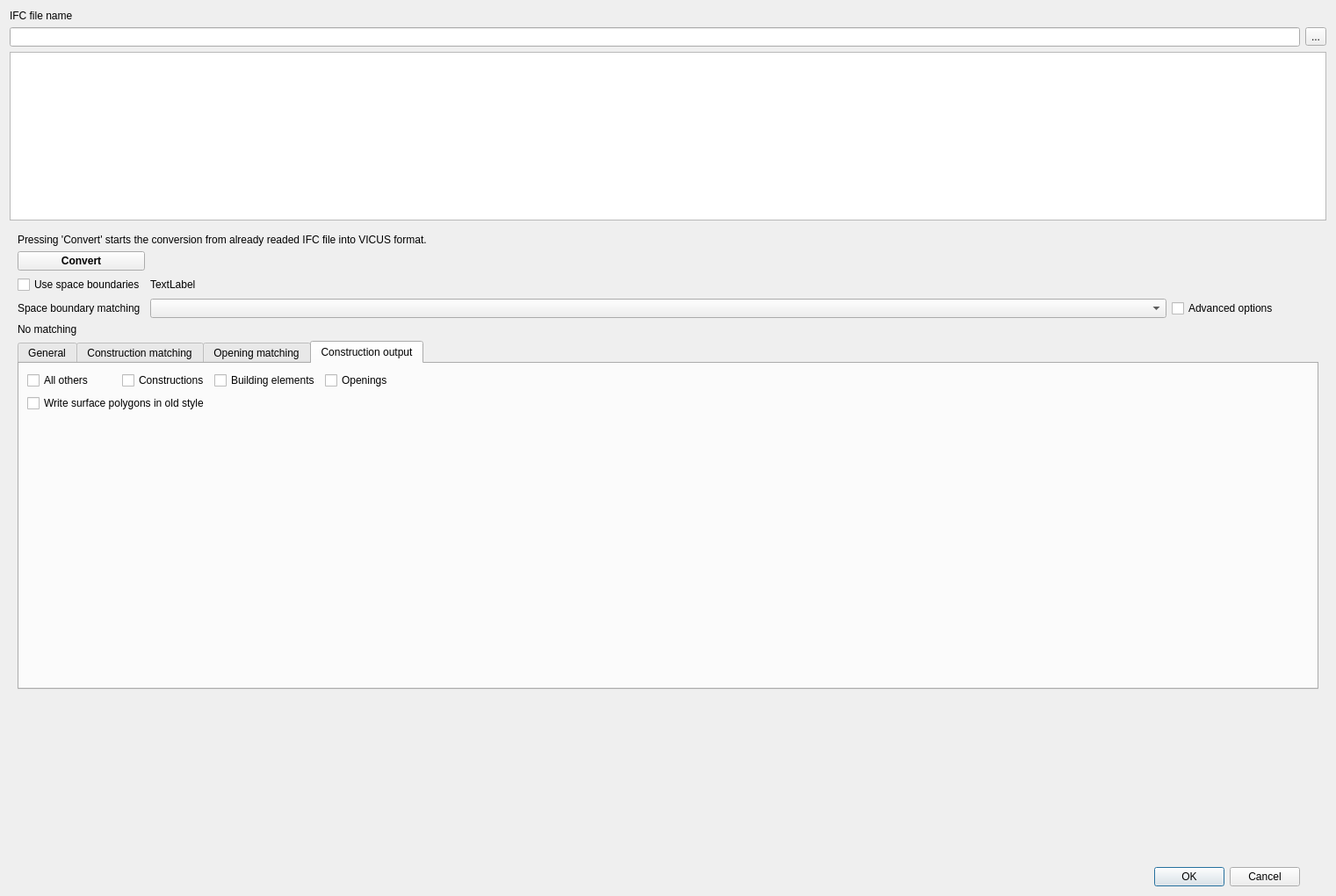
<?xml version="1.0" encoding="UTF-8"?>
<ui version="4.0">
 <class>ImportIFCDialog</class>
 <widget class="QDialog" name="ImportIFCDialog">
  <property name="geometry">
   <rect>
    <x>0</x>
    <y>0</y>
    <width>1521</width>
    <height>1020</height>
   </rect>
  </property>
  <property name="windowTitle">
   <string>IFC Import</string>
  </property>
  <layout class="QGridLayout" name="gridLayout_2" rowstretch="0,0,0,1,0,0">
   <item row="1" column="1">
    <widget class="QToolButton" name="toolButtonOpenIFCFile">
     <property name="text">
      <string>...</string>
     </property>
    </widget>
   </item>
   <item row="0" column="0">
    <widget class="QLabel" name="label">
     <property name="text">
      <string>IFC file name</string>
     </property>
    </widget>
   </item>
   <item row="3" column="0" colspan="2">
    <widget class="QWidget" name="widgetConvert" native="true">
     <layout class="QGridLayout" name="gridLayout" columnstretch="0,1,0,0">
      <item row="2" column="0">
       <widget class="QCheckBox" name="checkBoxUseSpaceBoundaries">
        <property name="text">
         <string>Use space boundaries</string>
        </property>
       </widget>
      </item>
      <item row="3" column="1">
       <widget class="QComboBox" name="comboBoxMatchingType"/>
      </item>
      <item row="6" column="0">
       <spacer name="verticalSpacer_3">
        <property name="orientation">
         <enum>Qt::Vertical</enum>
        </property>
        <property name="sizeHint" stdset="0">
         <size>
          <width>20</width>
          <height>40</height>
         </size>
        </property>
       </spacer>
      </item>
      <item row="3" column="0">
       <widget class="QLabel" name="label_7">
        <property name="text">
         <string>Space boundary matching</string>
        </property>
       </widget>
      </item>
      <item row="3" column="2">
       <widget class="QCheckBox" name="checkBoxAdvanced">
        <property name="text">
         <string>Advanced options</string>
        </property>
       </widget>
      </item>
      <item row="1" column="1" colspan="3">
       <spacer name="horizontalSpacer">
        <property name="orientation">
         <enum>Qt::Horizontal</enum>
        </property>
        <property name="sizeHint" stdset="0">
         <size>
          <width>1300</width>
          <height>20</height>
         </size>
        </property>
       </spacer>
      </item>
      <item row="3" column="3">
       <spacer name="horizontalSpacer_8">
        <property name="orientation">
         <enum>Qt::Horizontal</enum>
        </property>
        <property name="sizeHint" stdset="0">
         <size>
          <width>40</width>
          <height>20</height>
         </size>
        </property>
       </spacer>
      </item>
      <item row="5" column="0" colspan="4">
       <widget class="QTabWidget" name="tabWidgetAdvanced">
        <property name="currentIndex">
         <number>3</number>
        </property>
        <widget class="QWidget" name="tabGeneralOptions">
         <attribute name="title">
          <string>General</string>
         </attribute>
         <layout class="QVBoxLayout" name="verticalLayout" stretch="0,0,0,1">
          <item>
           <widget class="QGroupBox" name="groupBox">
            <property name="title">
             <string>Minimum values</string>
            </property>
            <layout class="QHBoxLayout" name="horizontalLayout_2">
             <item>
              <widget class="QLabel" name="label_9">
               <property name="text">
                <string>Minimum distance</string>
               </property>
              </widget>
             </item>
             <item>
              <widget class="QDoubleSpinBox" name="doubleSpinBoxMinimumDistance"/>
             </item>
             <item>
              <widget class="QLabel" name="label_11">
               <property name="text">
                <string>mm</string>
               </property>
              </widget>
             </item>
             <item>
              <spacer name="horizontalSpacer_7">
               <property name="orientation">
                <enum>Qt::Horizontal</enum>
               </property>
               <property name="sizeType">
                <enum>QSizePolicy::Fixed</enum>
               </property>
               <property name="sizeHint" stdset="0">
                <size>
                 <width>40</width>
                 <height>20</height>
                </size>
               </property>
              </spacer>
             </item>
             <item>
              <widget class="QLabel" name="label_10">
               <property name="text">
                <string>Minimum area</string>
               </property>
              </widget>
             </item>
             <item>
              <widget class="QDoubleSpinBox" name="doubleSpinBoxMinimumArea"/>
             </item>
             <item>
              <widget class="QLabel" name="label_12">
               <property name="text">
                <string>cm2</string>
               </property>
              </widget>
             </item>
             <item>
              <spacer name="horizontalSpacer_6">
               <property name="orientation">
                <enum>Qt::Horizontal</enum>
               </property>
               <property name="sizeHint" stdset="0">
                <size>
                 <width>947</width>
                 <height>20</height>
                </size>
               </property>
              </spacer>
             </item>
            </layout>
           </widget>
          </item>
          <item>
           <widget class="QGroupBox" name="groupBoxRepaiFlags">
            <property name="sizePolicy">
             <sizepolicy hsizetype="MinimumExpanding" vsizetype="Preferred">
              <horstretch>0</horstretch>
              <verstretch>0</verstretch>
             </sizepolicy>
            </property>
            <property name="title">
             <string>Repair flags</string>
            </property>
            <layout class="QGridLayout" name="gridLayout_3">
             <item row="0" column="1">
              <widget class="QCheckBox" name="checkBoxRemoveDoubleSBs">
               <property name="text">
                <string>Remove doubled space boundaries</string>
               </property>
              </widget>
             </item>
             <item row="0" column="0">
              <widget class="QCheckBox" name="checkBoxIgnorErrors">
               <property name="toolTip">
                <string>If checked all errors will be ignored and the finish button will be enabled</string>
               </property>
               <property name="text">
                <string>Ignore convert errors</string>
               </property>
               <property name="checked">
                <bool>true</bool>
               </property>
              </widget>
             </item>
            </layout>
           </widget>
          </item>
          <item>
           <widget class="QGroupBox" name="groupBoxDetails">
            <property name="sizePolicy">
             <sizepolicy hsizetype="Preferred" vsizetype="MinimumExpanding">
              <horstretch>0</horstretch>
              <verstretch>0</verstretch>
             </sizepolicy>
            </property>
            <property name="title">
             <string>Details</string>
            </property>
            <layout class="QGridLayout" name="gridLayout_7">
             <item row="0" column="1">
              <spacer name="horizontalSpacer_5">
               <property name="orientation">
                <enum>Qt::Horizontal</enum>
               </property>
               <property name="sizeHint" stdset="0">
                <size>
                 <width>389</width>
                 <height>20</height>
                </size>
               </property>
              </spacer>
             </item>
             <item row="0" column="0">
              <widget class="QCheckBox" name="checkBoxSpaceIntersectionDetails">
               <property name="text">
                <string>More space intersection details</string>
               </property>
              </widget>
             </item>
            </layout>
           </widget>
          </item>
          <item>
           <spacer name="verticalSpacer_2">
            <property name="orientation">
             <enum>Qt::Vertical</enum>
            </property>
            <property name="sizeHint" stdset="0">
             <size>
              <width>20</width>
              <height>110</height>
             </size>
            </property>
           </spacer>
          </item>
         </layout>
        </widget>
        <widget class="QWidget" name="tabConstructionMatching">
         <attribute name="title">
          <string>Construction matching</string>
         </attribute>
         <layout class="QGridLayout" name="gridLayout_4">
          <item row="1" column="4">
           <widget class="QRadioButton" name="radioButtonMatchingNo">
            <property name="text">
             <string>No matching</string>
            </property>
           </widget>
          </item>
          <item row="6" column="2">
           <widget class="QDoubleSpinBox" name="doubleSpinBoxMatchConstructionFactor">
            <property name="decimals">
             <number>1</number>
            </property>
            <property name="minimum">
             <double>1.000000000000000</double>
            </property>
           </widget>
          </item>
          <item row="4" column="0" colspan="6">
           <widget class="QListWidget" name="listWidgetConstructionTypes"/>
          </item>
          <item row="6" column="0" colspan="2">
           <widget class="QLabel" name="label_13">
            <property name="text">
             <string>Construction match factor</string>
            </property>
           </widget>
          </item>
          <item row="1" column="2" colspan="2">
           <widget class="QRadioButton" name="radioButtonMatchingNConstructions">
            <property name="text">
             <string>N constructions</string>
            </property>
           </widget>
          </item>
          <item row="3" column="0" colspan="4">
           <widget class="QLabel" name="label_4">
            <property name="text">
             <string>Construction types used for creating space boundaries</string>
            </property>
           </widget>
          </item>
          <item row="0" column="0" colspan="2">
           <widget class="QLabel" name="label_2">
            <property name="text">
             <string>Construction matching type</string>
            </property>
           </widget>
          </item>
          <item row="1" column="1">
           <widget class="QRadioButton" name="radioButtonMatchingFirst">
            <property name="text">
             <string>Highest priority</string>
            </property>
            <property name="checked">
             <bool>true</bool>
            </property>
           </widget>
          </item>
          <item row="1" column="0">
           <widget class="QRadioButton" name="radioButtonMatchingFull">
            <property name="text">
             <string>Full</string>
            </property>
            <property name="checked">
             <bool>false</bool>
            </property>
           </widget>
          </item>
          <item row="6" column="3" colspan="3">
           <widget class="QLabel" name="label_14">
            <property name="text">
             <string>Factor will be multiplied with wall thickness in order to get search distance</string>
            </property>
           </widget>
          </item>
          <item row="2" column="2" colspan="2">
           <layout class="QHBoxLayout" name="horizontalLayout">
            <item>
             <widget class="QLabel" name="label_3">
              <property name="text">
               <string>First N construction matching</string>
              </property>
             </widget>
            </item>
            <item>
             <widget class="QSpinBox" name="spinBoxMatchingNConstructions">
              <property name="minimum">
               <number>2</number>
              </property>
             </widget>
            </item>
           </layout>
          </item>
          <item row="1" column="5">
           <spacer name="horizontalSpacer_2">
            <property name="orientation">
             <enum>Qt::Horizontal</enum>
            </property>
            <property name="sizeHint" stdset="0">
             <size>
              <width>888</width>
              <height>20</height>
             </size>
            </property>
           </spacer>
          </item>
          <item row="5" column="0" colspan="2">
           <widget class="QLabel" name="label_16">
            <property name="text">
             <string>Standard wall thickness in m</string>
            </property>
           </widget>
          </item>
          <item row="5" column="2">
           <widget class="QDoubleSpinBox" name="doubleSpinBoxStandardWallThickness">
            <property name="decimals">
             <number>3</number>
            </property>
            <property name="minimum">
             <double>0.001000000000000</double>
            </property>
            <property name="singleStep">
             <double>0.010000000000000</double>
            </property>
            <property name="value">
             <double>0.500000000000000</double>
            </property>
           </widget>
          </item>
          <item row="5" column="3" colspan="3">
           <widget class="QLabel" name="label_17">
            <property name="text">
             <string>Will be used in case no construction exist.</string>
            </property>
           </widget>
          </item>
         </layout>
        </widget>
        <widget class="QWidget" name="tabOpeningMatching">
         <attribute name="title">
          <string>Opening matching</string>
         </attribute>
         <layout class="QGridLayout" name="gridLayout_5">
          <item row="0" column="0">
           <widget class="QLabel" name="label_5">
            <property name="text">
             <string>Opening search distance</string>
            </property>
           </widget>
          </item>
          <item row="0" column="2">
           <widget class="QLabel" name="label_6">
            <property name="text">
             <string>m</string>
            </property>
           </widget>
          </item>
          <item row="0" column="1">
           <widget class="QDoubleSpinBox" name="doubleSpinBoxMatchOpeningDistance"/>
          </item>
          <item row="2" column="0">
           <widget class="QLabel" name="label_8">
            <property name="text">
             <string>Construction types for opening search</string>
            </property>
           </widget>
          </item>
          <item row="0" column="3">
           <spacer name="horizontalSpacer_3">
            <property name="orientation">
             <enum>Qt::Horizontal</enum>
            </property>
            <property name="sizeHint" stdset="0">
             <size>
              <width>1104</width>
              <height>20</height>
             </size>
            </property>
           </spacer>
          </item>
          <item row="3" column="0" colspan="4">
           <widget class="QListWidget" name="listWidgetOpeningSearchElements"/>
          </item>
          <item row="1" column="0">
           <widget class="QCheckBox" name="checkBoxOpeningCSGSearch">
            <property name="text">
             <string>CSG search</string>
            </property>
            <property name="checked">
             <bool>true</bool>
            </property>
           </widget>
          </item>
         </layout>
        </widget>
        <widget class="QWidget" name="tabConstructionOutput">
         <attribute name="title">
          <string>Construction output</string>
         </attribute>
         <layout class="QGridLayout" name="gridLayout_6">
          <item row="0" column="4">
           <widget class="QCheckBox" name="checkBoxWriteOpenings">
            <property name="text">
             <string>Openings</string>
            </property>
           </widget>
          </item>
          <item row="2" column="1">
           <spacer name="verticalSpacer">
            <property name="orientation">
             <enum>Qt::Vertical</enum>
            </property>
            <property name="sizeHint" stdset="0">
             <size>
              <width>20</width>
              <height>303</height>
             </size>
            </property>
           </spacer>
          </item>
          <item row="0" column="3">
           <widget class="QCheckBox" name="checkBoxWriteBuildingElements">
            <property name="text">
             <string>Building elements</string>
            </property>
           </widget>
          </item>
          <item row="0" column="5">
           <spacer name="horizontalSpacer_4">
            <property name="orientation">
             <enum>Qt::Horizontal</enum>
            </property>
            <property name="sizeHint" stdset="0">
             <size>
              <width>957</width>
              <height>20</height>
             </size>
            </property>
           </spacer>
          </item>
          <item row="0" column="0">
           <widget class="QCheckBox" name="checkBoxWriteAllOthers">
            <property name="text">
             <string>All others</string>
            </property>
           </widget>
          </item>
          <item row="0" column="2">
           <widget class="QCheckBox" name="checkBoxWriteConstructions">
            <property name="text">
             <string>Constructions</string>
            </property>
           </widget>
          </item>
          <item row="1" column="0" colspan="3">
           <widget class="QCheckBox" name="checkBoxSurfaceWritingMethod">
            <property name="text">
             <string>Write surface polygons in old style</string>
            </property>
           </widget>
          </item>
         </layout>
        </widget>
       </widget>
      </item>
      <item row="1" column="0">
       <widget class="QPushButton" name="pushButtonConvert">
        <property name="font">
         <font>
          <bold>true</bold>
         </font>
        </property>
        <property name="text">
         <string>Convert</string>
        </property>
       </widget>
      </item>
      <item row="4" column="0">
       <widget class="QLabel" name="labelMatchingDescription">
        <property name="text">
         <string>No matching</string>
        </property>
       </widget>
      </item>
      <item row="2" column="1">
       <widget class="QLabel" name="labelSBDescription">
        <property name="text">
         <string>TextLabel</string>
        </property>
       </widget>
      </item>
      <item row="0" column="0" colspan="4">
       <widget class="QLabel" name="label_15">
        <property name="text">
         <string>Pressing 'Convert' starts the conversion from already readed IFC file into VICUS format.</string>
        </property>
       </widget>
      </item>
     </layout>
    </widget>
   </item>
   <item row="5" column="0">
    <widget class="QDialogButtonBox" name="buttonBox">
     <property name="standardButtons">
      <set>QDialogButtonBox::Cancel|QDialogButtonBox::Ok</set>
     </property>
    </widget>
   </item>
   <item row="1" column="0">
    <widget class="QLineEdit" name="lineEditIFCFile"/>
   </item>
   <item row="2" column="0" colspan="2">
    <widget class="QTextEdit" name="textEdit"/>
   </item>
  </layout>
 </widget>
 <resources/>
 <connections>
  <connection>
   <sender>buttonBox</sender>
   <signal>accepted()</signal>
   <receiver>ImportIFCDialog</receiver>
   <slot>accept()</slot>
   <hints>
    <hint type="sourcelabel">
     <x>1472</x>
     <y>999</y>
    </hint>
    <hint type="destinationlabel">
     <x>1506</x>
     <y>989</y>
    </hint>
   </hints>
  </connection>
  <connection>
   <sender>buttonBox</sender>
   <signal>rejected()</signal>
   <receiver>ImportIFCDialog</receiver>
   <slot>reject()</slot>
   <hints>
    <hint type="sourcelabel">
     <x>1353</x>
     <y>1000</y>
    </hint>
    <hint type="destinationlabel">
     <x>1485</x>
     <y>1008</y>
    </hint>
   </hints>
  </connection>
 </connections>
</ui>
